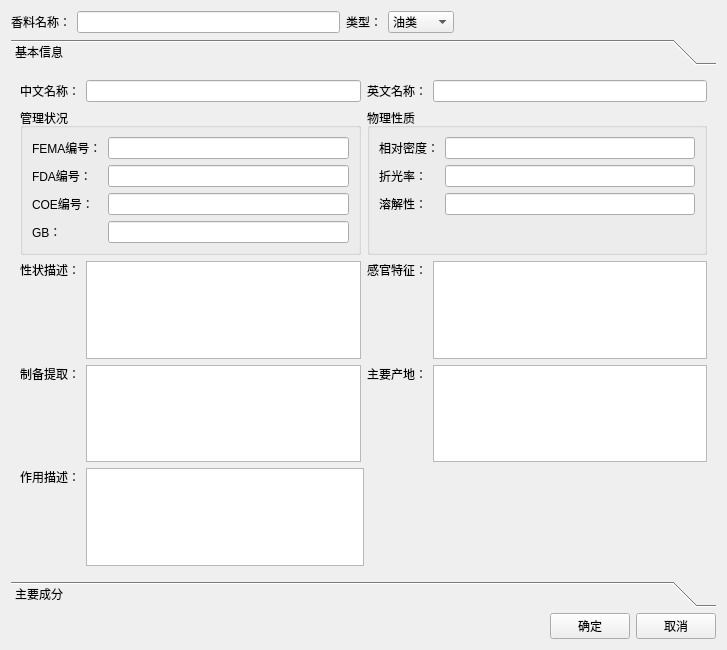
<?xml version="1.0" encoding="UTF-8"?>
<ui version="4.0">
 <class>SingleSpiceDialog</class>
 <widget class="QDialog" name="SingleSpiceDialog">
  <property name="geometry">
   <rect>
    <x>0</x>
    <y>0</y>
    <width>727</width>
    <height>650</height>
   </rect>
  </property>
  <property name="windowTitle">
   <string>Dialog</string>
  </property>
  <layout class="QVBoxLayout" name="verticalLayout_8">
   <item>
    <layout class="QHBoxLayout" name="horizontalLayout_13">
     <item>
      <widget class="QLabel" name="label">
       <property name="text">
        <string>香料名称：</string>
       </property>
      </widget>
     </item>
     <item>
      <widget class="QLineEdit" name="lineEdit_name"/>
     </item>
     <item>
      <widget class="QLabel" name="label_16">
       <property name="text">
        <string>类型：</string>
       </property>
      </widget>
     </item>
     <item>
      <widget class="QComboBox" name="comboBox">
       <item>
        <property name="text">
         <string>油类</string>
        </property>
       </item>
       <item>
        <property name="text">
         <string>酊剂类</string>
        </property>
       </item>
       <item>
        <property name="text">
         <string>浸膏类</string>
        </property>
       </item>
       <item>
        <property name="text">
         <string>其他</string>
        </property>
       </item>
      </widget>
     </item>
     <item>
      <spacer name="horizontalSpacer_2">
       <property name="orientation">
        <enum>Qt::Horizontal</enum>
       </property>
       <property name="sizeHint" stdset="0">
        <size>
         <width>40</width>
         <height>20</height>
        </size>
       </property>
      </spacer>
     </item>
    </layout>
   </item>
   <item>
    <widget class="QToolBox" name="toolBox">
     <property name="currentIndex">
      <number>0</number>
     </property>
     <widget class="QWidget" name="page">
      <property name="geometry">
       <rect>
        <x>0</x>
        <y>0</y>
        <width>709</width>
        <height>521</height>
       </rect>
      </property>
      <attribute name="label">
       <string>基本信息</string>
      </attribute>
      <layout class="QVBoxLayout" name="verticalLayout_6">
       <item>
        <layout class="QHBoxLayout" name="horizontalLayout_10">
         <item>
          <layout class="QHBoxLayout" name="horizontalLayout">
           <item>
            <widget class="QLabel" name="label_2">
             <property name="text">
              <string>中文名称：</string>
             </property>
            </widget>
           </item>
           <item>
            <widget class="QLineEdit" name="lineEdit_CN"/>
           </item>
          </layout>
         </item>
         <item>
          <layout class="QHBoxLayout" name="horizontalLayout_2">
           <item>
            <widget class="QLabel" name="label_3">
             <property name="text">
              <string>英文名称：</string>
             </property>
            </widget>
           </item>
           <item>
            <widget class="QLineEdit" name="lineEdit_EN"/>
           </item>
          </layout>
         </item>
        </layout>
       </item>
       <item>
        <layout class="QHBoxLayout" name="horizontalLayout_8">
         <item>
          <widget class="QGroupBox" name="groupBox_3">
           <property name="title">
            <string>管理状况</string>
           </property>
           <layout class="QFormLayout" name="formLayout">
            <item row="0" column="0">
             <widget class="QLabel" name="label_4">
              <property name="text">
               <string>FEMA编号：</string>
              </property>
             </widget>
            </item>
            <item row="0" column="1">
             <widget class="QLineEdit" name="lineEdit_FEMA"/>
            </item>
            <item row="1" column="0">
             <widget class="QLabel" name="label_5">
              <property name="text">
               <string>FDA编号：</string>
              </property>
             </widget>
            </item>
            <item row="1" column="1">
             <widget class="QLineEdit" name="lineEdit_FDA"/>
            </item>
            <item row="2" column="0">
             <widget class="QLabel" name="label_6">
              <property name="text">
               <string>COE编号：</string>
              </property>
             </widget>
            </item>
            <item row="2" column="1">
             <widget class="QLineEdit" name="lineEdit_COE"/>
            </item>
            <item row="3" column="0">
             <widget class="QLabel" name="label_7">
              <property name="text">
               <string>GB：</string>
              </property>
             </widget>
            </item>
            <item row="3" column="1">
             <widget class="QLineEdit" name="lineEdit_GB"/>
            </item>
           </layout>
          </widget>
         </item>
         <item>
          <widget class="QGroupBox" name="groupBox_4">
           <property name="title">
            <string>物理性质</string>
           </property>
           <layout class="QFormLayout" name="formLayout_2">
            <item row="0" column="0">
             <widget class="QLabel" name="label_10">
              <property name="text">
               <string>相对密度：</string>
              </property>
             </widget>
            </item>
            <item row="0" column="1">
             <widget class="QLineEdit" name="lineEdit_density"/>
            </item>
            <item row="1" column="0">
             <widget class="QLabel" name="label_14">
              <property name="text">
               <string>折光率：</string>
              </property>
             </widget>
            </item>
            <item row="1" column="1">
             <widget class="QLineEdit" name="lineEdit_refractive"/>
            </item>
            <item row="2" column="0">
             <widget class="QLabel" name="label_15">
              <property name="text">
               <string>溶解性：</string>
              </property>
             </widget>
            </item>
            <item row="2" column="1">
             <widget class="QLineEdit" name="lineEdit_solubility"/>
            </item>
           </layout>
          </widget>
         </item>
        </layout>
       </item>
       <item>
        <layout class="QHBoxLayout" name="horizontalLayout_9">
         <item>
          <layout class="QHBoxLayout" name="horizontalLayout_3">
           <item>
            <layout class="QVBoxLayout" name="verticalLayout">
             <item>
              <widget class="QLabel" name="label_8">
               <property name="text">
                <string>性状描述：</string>
               </property>
              </widget>
             </item>
             <item>
              <spacer name="verticalSpacer">
               <property name="orientation">
                <enum>Qt::Vertical</enum>
               </property>
               <property name="sizeHint" stdset="0">
                <size>
                 <width>20</width>
                 <height>40</height>
                </size>
               </property>
              </spacer>
             </item>
            </layout>
           </item>
           <item>
            <widget class="QTextEdit" name="textEdit_property"/>
           </item>
          </layout>
         </item>
         <item>
          <layout class="QHBoxLayout" name="horizontalLayout_4">
           <item>
            <layout class="QVBoxLayout" name="verticalLayout_2">
             <item>
              <widget class="QLabel" name="label_9">
               <property name="text">
                <string>感官特征：</string>
               </property>
              </widget>
             </item>
             <item>
              <spacer name="verticalSpacer_2">
               <property name="orientation">
                <enum>Qt::Vertical</enum>
               </property>
               <property name="sizeHint" stdset="0">
                <size>
                 <width>20</width>
                 <height>40</height>
                </size>
               </property>
              </spacer>
             </item>
            </layout>
           </item>
           <item>
            <widget class="QTextEdit" name="textEdit_sense"/>
           </item>
          </layout>
         </item>
        </layout>
       </item>
       <item>
        <layout class="QHBoxLayout" name="horizontalLayout_11">
         <item>
          <layout class="QHBoxLayout" name="horizontalLayout_6">
           <item>
            <layout class="QVBoxLayout" name="verticalLayout_4">
             <item>
              <widget class="QLabel" name="label_11">
               <property name="text">
                <string>制备提取：</string>
               </property>
              </widget>
             </item>
             <item>
              <spacer name="verticalSpacer_4">
               <property name="orientation">
                <enum>Qt::Vertical</enum>
               </property>
               <property name="sizeHint" stdset="0">
                <size>
                 <width>20</width>
                 <height>40</height>
                </size>
               </property>
              </spacer>
             </item>
            </layout>
           </item>
           <item>
            <widget class="QTextEdit" name="textEdit_extract"/>
           </item>
          </layout>
         </item>
         <item>
          <layout class="QHBoxLayout" name="horizontalLayout_5">
           <item>
            <layout class="QVBoxLayout" name="verticalLayout_3">
             <item>
              <widget class="QLabel" name="label_12">
               <property name="text">
                <string>主要产地：</string>
               </property>
              </widget>
             </item>
             <item>
              <spacer name="verticalSpacer_3">
               <property name="orientation">
                <enum>Qt::Vertical</enum>
               </property>
               <property name="sizeHint" stdset="0">
                <size>
                 <width>20</width>
                 <height>40</height>
                </size>
               </property>
              </spacer>
             </item>
            </layout>
           </item>
           <item>
            <widget class="QTextEdit" name="textEdit_origin"/>
           </item>
          </layout>
         </item>
        </layout>
       </item>
       <item>
        <layout class="QHBoxLayout" name="horizontalLayout_12">
         <item>
          <layout class="QHBoxLayout" name="horizontalLayout_7">
           <item>
            <layout class="QVBoxLayout" name="verticalLayout_5">
             <item>
              <widget class="QLabel" name="label_13">
               <property name="text">
                <string>作用描述：</string>
               </property>
              </widget>
             </item>
             <item>
              <spacer name="verticalSpacer_5">
               <property name="orientation">
                <enum>Qt::Vertical</enum>
               </property>
               <property name="sizeHint" stdset="0">
                <size>
                 <width>20</width>
                 <height>40</height>
                </size>
               </property>
              </spacer>
             </item>
            </layout>
           </item>
           <item>
            <widget class="QTextEdit" name="textEdit_purpose"/>
           </item>
          </layout>
         </item>
         <item>
          <spacer name="horizontalSpacer">
           <property name="orientation">
            <enum>Qt::Horizontal</enum>
           </property>
           <property name="sizeHint" stdset="0">
            <size>
             <width>40</width>
             <height>20</height>
            </size>
           </property>
          </spacer>
         </item>
        </layout>
       </item>
      </layout>
     </widget>
     <widget class="QWidget" name="page_2">
      <property name="geometry">
       <rect>
        <x>0</x>
        <y>0</y>
        <width>709</width>
        <height>521</height>
       </rect>
      </property>
      <attribute name="label">
       <string>主要成分</string>
      </attribute>
      <layout class="QVBoxLayout" name="verticalLayout_9">
       <item>
        <layout class="QHBoxLayout" name="horizontalLayout_16">
         <item>
          <widget class="QTableWidget" name="tableWidget">
           <column>
            <property name="text">
             <string>保留时间(min)</string>
            </property>
           </column>
           <column>
            <property name="text">
             <string>英文名称</string>
            </property>
           </column>
           <column>
            <property name="text">
             <string>中文名称</string>
            </property>
           </column>
           <column>
            <property name="text">
             <string>绝对含量(μg/g)</string>
            </property>
           </column>
           <column>
            <property name="text">
             <string>相对含量(%)</string>
            </property>
           </column>
          </widget>
         </item>
         <item>
          <layout class="QVBoxLayout" name="verticalLayout_7">
           <item>
            <widget class="QPushButton" name="pushButton_import">
             <property name="toolTip">
              <string>从Excel文件导入香料成分</string>
             </property>
             <property name="statusTip">
              <string>从Excel文件导入香料成分</string>
             </property>
             <property name="text">
              <string>导入</string>
             </property>
            </widget>
           </item>
           <item>
            <widget class="QPushButton" name="pushButton_export">
             <property name="toolTip">
              <string>将香料成分导入Excel文件</string>
             </property>
             <property name="statusTip">
              <string>将香料成分导入Excel文件</string>
             </property>
             <property name="text">
              <string>导出</string>
             </property>
            </widget>
           </item>
           <item>
            <spacer name="verticalSpacer_6">
             <property name="orientation">
              <enum>Qt::Vertical</enum>
             </property>
             <property name="sizeHint" stdset="0">
              <size>
               <width>20</width>
               <height>40</height>
              </size>
             </property>
            </spacer>
           </item>
          </layout>
         </item>
        </layout>
       </item>
       <item>
        <layout class="QHBoxLayout" name="horizontalLayout_14">
         <item>
          <spacer name="horizontalSpacer_5">
           <property name="orientation">
            <enum>Qt::Horizontal</enum>
           </property>
           <property name="sizeHint" stdset="0">
            <size>
             <width>40</width>
             <height>20</height>
            </size>
           </property>
          </spacer>
         </item>
         <item>
          <widget class="QPushButton" name="pushButton_add">
           <property name="text">
            <string>增加成分</string>
           </property>
          </widget>
         </item>
         <item>
          <widget class="QPushButton" name="pushButton_delete">
           <property name="text">
            <string>删除成分</string>
           </property>
          </widget>
         </item>
         <item>
          <widget class="QPushButton" name="pushButton_insert">
           <property name="text">
            <string>插入成分</string>
           </property>
          </widget>
         </item>
         <item>
          <spacer name="horizontalSpacer_3">
           <property name="orientation">
            <enum>Qt::Horizontal</enum>
           </property>
           <property name="sizeHint" stdset="0">
            <size>
             <width>40</width>
             <height>20</height>
            </size>
           </property>
          </spacer>
         </item>
        </layout>
       </item>
      </layout>
     </widget>
    </widget>
   </item>
   <item>
    <layout class="QHBoxLayout" name="horizontalLayout_15">
     <item>
      <spacer name="horizontalSpacer_4">
       <property name="orientation">
        <enum>Qt::Horizontal</enum>
       </property>
       <property name="sizeHint" stdset="0">
        <size>
         <width>40</width>
         <height>20</height>
        </size>
       </property>
      </spacer>
     </item>
     <item>
      <widget class="QPushButton" name="pushButton_ok">
       <property name="text">
        <string>确定</string>
       </property>
      </widget>
     </item>
     <item>
      <widget class="QPushButton" name="pushButton_cancel">
       <property name="text">
        <string>取消</string>
       </property>
      </widget>
     </item>
    </layout>
   </item>
  </layout>
 </widget>
 <resources/>
 <connections/>
</ui>
